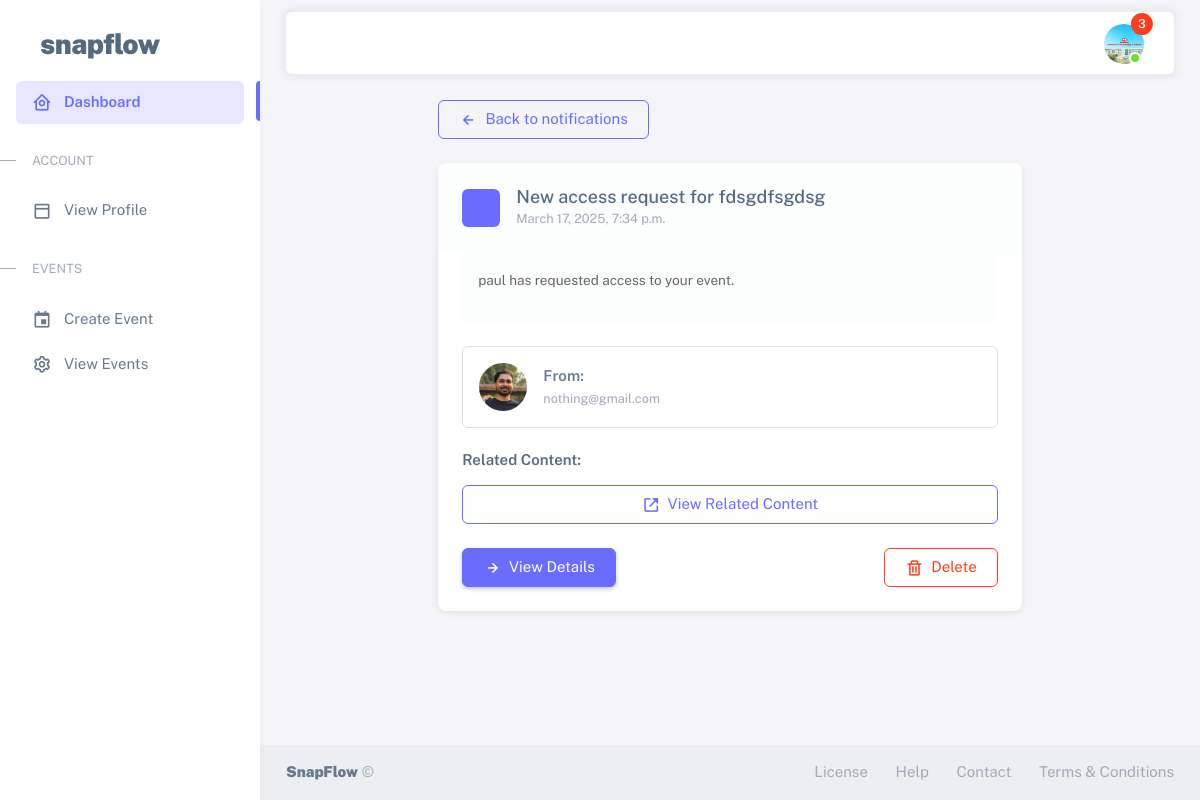
Screenshot of /notifications/121/ (signed in) with the database file from the repository.
### users/models.py (models this page shows, shortened)
class CustomUser(AbstractUser):
    class Roles(models.TextChoices):
        ORGANIZER = 'ORGANIZER', _('Event Organizer')
        PHOTOGRAPHER = 'PHOTOGRAPHER', _('Photographer')
        PARTICIPANT = 'PARTICIPANT', _('Event Participant')
    class ParticipantTypes(models.TextChoices):
        GUEST = 'GUEST', _('Guest')
        FAMILY = 'FAMILY', _('Family')
        FRIEND = 'FRIEND', _('Friend')
        WINNER = 'WINNER', _('Winner')
        OTHER = 'OTHER', _('Other')
    class PhotographerRoles(models.TextChoices):
        LEAD = 'LEAD', _('Lead Photographer')
        ASSISTANT = 'ASSISTANT', _('Assistant Photographer')
        SECONDARY = 'SECONDARY', _('Secondary Photographer')
    role = models.CharField(
        max_length=20,
        choices=Roles.choices,
        null=True,
        blank=False
    )
    avatar = models.ImageField(
        upload_to='user_avatars/',
        validators=[FileExtensionValidator(['jpg', 'jpeg', 'png'])],
        null=True,
        blank=True
    )
    phone_number = models.CharField(max_length=15, blank=True)
    company_name = models.CharField(max_length=100, blank=True)
    website = models.URLField(blank=True)
    portfolio_url = models.URLField(blank=True)
    photographer_role = models.CharField(
        max_length=20,
        choices=PhotographerRoles.choices,
        blank=True
    )
    watermark = models.ImageField(
        upload_to='photographer_watermarks/',
        validators=[FileExtensionValidator(['png'])],
        null=True,
        blank=True
    )
    participant_type = models.CharField(
        max_length=20,
        choices=ParticipantTypes.choices,
        blank=True
    )
    image_visibility = models.CharField(
        max_length=20,
        choices=[
            ('PUBLIC', 'Public'),
            ('PRIVATE', 'Private'),
            ('EVENT_ONLY', 'Event Only')
        ],
        default='PRIVATE'
    )
    blur_requested = models.BooleanField(default=False)
    remove_requested = models.BooleanField(default=False)
    is_verified = models.BooleanField(default=False)

### notifications/models.py (models this page shows, shortened)
class Notification(models.Model):
    NOTIFICATION_TYPES = (
        ('event_invite', 'Event Invitation'),
        ('photo_tag', 'Photo Tag'),
        ('comment', 'New Comment'),
        ('like', 'New Like'),
        ('new_photo', 'New Photo'),
        ('event_update', 'Event Update'),
        ('crew_assignment', 'Crew Assignment'),
        ('face_recognized', 'Face Recognized'),
        ('access_request', 'Access Request'),
        ('request_approved', 'Request Approved'),
        ('system', 'System Notification'),
    )
    recipient = models.ForeignKey(settings.AUTH_USER_MODEL, on_delete=models.CASCADE, related_name='notifications')
    from_user = models.ForeignKey(settings.AUTH_USER_MODEL, on_delete=models.SET_NULL,
                                  related_name='sent_notifications', null=True, blank=True)
    notification_type = models.CharField(max_length=30, choices=NOTIFICATION_TYPES)
    title = models.CharField(max_length=255)
    message = models.TextField()
    content_type = models.ForeignKey(ContentType, on_delete=models.CASCADE, null=True, blank=True)
    object_id = models.PositiveIntegerField(null=True, blank=True)
    content_object = GenericForeignKey('content_type', 'object_id')
    action_url = models.CharField(max_length=255, blank=True, null=True)
    is_read = models.BooleanField(default=False)
    is_email_sent = models.BooleanField(default=False)
    created_at = models.DateTimeField(auto_now_add=True)
    updated_at = models.DateTimeField(auto_now=True)
    class Meta:
        ordering = ['-created_at']
    def get_icon_class(self):
        icon_map = {
            'event_invite': 'fa-calendar-plus',
            'photo_tag': 'fa-tag',
            'comment': 'fa-comment',
            'like': 'fa-heart',
            'new_photo': 'fa-image',
            'event_update': 'fa-calendar-alt',
            'crew_assignment': 'fa-users',
            'face_recognized': 'fa-user-check',
            'access_request': 'fa-unlock-alt',
            'request_approved': 'fa-check-circle',
            'system': 'fa-bell',
        }
        return icon_map.get(self.notification_type, 'fa-bell')
    def get_absolute_url(self):
        try:
            if self.action_url and self.action_url.strip():
                return self.action_url
        except Exception as e:
            logger.error(f"Error in get_absolute_url for notification {self.id}: {e}")
            logger.error(traceback.format_exc())
            return reverse('notifications:list')
        logger.debug(f"Using default fallback URL for notification {self.id}")
        return reverse('notifications:list')

### notifications/views.py (the view, shortened to what this page needs)
# urls.py: path('<int:notification_id>/', views.notification_detail, name='detail'),
@login_required
def notification_detail(request, notification_id):
    notification = get_object_or_404(Notification, id=notification_id, recipient=request.user)
    if not notification.is_read:
        notification.is_read = True
        notification.save(update_fields=['is_read'])
    redirect_url = request.GET.get('redirect')
    content_exists = False
    try:
        if notification.content_object is not None:
            content_exists = True
    except Exception as e:
        logger.error(f"Error checking content_object for notification {notification_id}: {e}")
        content_exists = False
    return render(request, 'notifications/notification_detail.html', {
        'notification': notification,
        'content_exists': content_exists,
        'target_url': notification.get_absolute_url() if content_exists else None
    })

### notifications/context_processors.py (called while the page is built)
def notification_processor(request):
    context = {
        'unread_notifications_count': 0,
        'recent_notifications': []
    }
    if request.user.is_authenticated:
        from .models import Notification
        context['unread_notifications_count'] = Notification.objects.filter(
            recipient=request.user,
            is_read=False
        ).count()
        context['recent_notifications'] = Notification.objects.filter(
            recipient=request.user
        ).order_by('-created_at')[:5]
    return context

### templates/notifications/notification_detail.html (shortened to what this page needs)
{% extends "users/db_base.html" %}
{% block content %}
<div class="container-xxl flex-grow-1 container-p-y">
  <div class="row">
    <div class="col-md-8 mx-auto">
      <div class="mb-4">
        <a href="{% url 'notifications:list' %}" class="btn btn-outline-primary">
          <i class="bx bx-left-arrow-alt me-1"></i> Back to notifications
        </a>
      </div>
      <div class="card">
        <div class="card-header bg-light">
          <div class="d-flex align-items-center">
            <div class="avatar bg-primary text-white p-2 rounded me-3">
            </div>
            <div>
              <h5 class="card-title mb-0">{{ notification.title }}</h5>
              <small class="text-muted">{{ notification.created_at|date:"F j, Y, g:i a" }}</small>
            </div>
          </div>
        </div>
        <div class="card-body">
          <div class="notification-message p-3 bg-light rounded mb-4">
            {{ notification.message|linebreaks }}
          </div>
          {% if notification.from_user %}
          <div class="d-flex align-items-center mb-4 p-3 border rounded">
            <div class="flex-shrink-0">
              {% if notification.from_user.avatar %}
              <img class="rounded-circle" src="{{ notification.from_user.avatar.url }}" alt="" width="48" height="48">
              {% else %}
              <div class="rounded-circle d-flex align-items-center justify-content-center bg-primary text-white" style="width: 48px; height: 48px;">
                <span>{{ notification.from_user.first_name|first|default:notification.from_user.username|first }}</span>
              </div>
              {% endif %}
            </div>
            <div class="ms-3">
              <p class="mb-0 fw-semibold">
                From: {{ notification.from_user.first_name }} {{ notification.from_user.last_name }}
              </p>
              <small class="text-muted">{{ notification.from_user.email }}</small>
            </div>
          </div>
          {% endif %}
          {% if content_exists %}
            <div class="mb-4">
              <h6 class="fw-semibold mb-3">Related Content:</h6>
              {% if notification.notification_type == 'event_invite' or notification.notification_type == 'event_update' %}
                <div class="d-flex align-items-center p-3 border rounded mb-3">
                  <div class="flex-shrink-0 me-3">
                    <div class="avatar bg-info text-white p-2 rounded">
                      <i class="fa fa-calendar fa-lg"></i>
                    </div>
                  </div>
                  <div class="flex-grow-1">
                    <h6 class="mb-0">{{ notification.content_object.title }}</h6>
                    <p class="text-muted mb-2 small">
                      <i class="fa fa-clock me-1"></i> {{ notification.content_object.start_date|date:"F j, Y, g:i a" }}
                    </p>
                    <a href="{{ notification.get_absolute_url }}" class="btn btn-sm btn-outline-primary">
                      View Event
                    </a>
                  </div>
                </div>
              {% else %}
                <div class="d-grid">
                  <a href="{{ notification.get_absolute_url }}" class="btn btn-outline-primary">
                    <i class="bx bx-link-external me-1"></i> View Related Content
                  </a>
                </div>
              {% endif %}
            </div>
          {% endif %}
          <div class="d-flex justify-content-between mt-4">
            {% if content_exists %}
                <a href="{{ target_url }}" class="btn btn-primary">
                    <i class="bx bx-right-arrow-alt me-1"></i> View Details
                </a>
            {% else %}
                <div></div>
            {% endif %}
            <form method="post" action="{% url 'notifications:delete' notification.id %}" onsubmit="return confirm('Are you sure you want to delete this notification?');">
              <button type="submit" class="btn btn-outline-danger">
                <i class="bx bx-trash me-1"></i> Delete
              </button>
            </form>
          </div>
        </div>
      </div>
    </div>
  </div>
</div>
{% endblock %}

### templates/users/db_base.html (shortened to what this page needs)
{% load static %}
<!DOCTYPE html>
<html
  lang="en"
  class="light-style layout-menu-fixed"
  dir="ltr"
  data-theme="theme-default"
  data-assets-path="{% static 'users/assets/' %}"
  data-template="vertical-menu-template-free"
>
  <head>
    <link rel="stylesheet" href="{% static 'users/assets/vendor/fonts/boxicons.css' %}" />
    <link rel="stylesheet" href="{% static 'users/assets/vendor/css/core.css' %}" class="template-customizer-core-css" />
    <link rel="stylesheet" href="{% static 'users/assets/vendor/css/theme-default.css' %}" class="template-customizer-theme-css" />
    <link rel="stylesheet" href="{% static 'users/assets/css/demo.css' %}" />
    <link rel="stylesheet" href="https://cdn.jsdelivr.net/npm/bootstrap-icons/font/bootstrap-icons.css">
    <link rel="stylesheet" href="{% static 'css/notifications.css' %}">
    <link rel="stylesheet" href="{% static 'users/assets/vendor/libs/perfect-scrollbar/perfect-scrollbar.css' %}" />
    <link rel="stylesheet" href="{% static 'users/assets/vendor/libs/apex-charts/apex-charts.css' %}" />
  </head>
  <body>
    <div class="layout-wrapper layout-content-navbar">
      <div class="layout-container">
<aside id="layout-menu" class="layout-menu menu-vertical menu bg-menu-theme">
    <div class="app-brand demo">
      <a href="{% url 'home:landing' %}" class="app-brand-link">
        <span class="app-brand-text demo menu-text fw-bolder ms-2">SnapFlow</span>
      </a>
    </div>
    <ul class="menu-inner py-1">
      <li class="menu-item active">
        <a href="{% url 'users:dashboard' %}" class="menu-link">
          <i class="menu-icon tf-icons bx bx-home-circle"></i>
          <div data-i18n="Analytics">Dashboard</div>
        </a>
      </li>
      <li class="menu-header small text-uppercase">
        <span class="menu-header-text">Account</span>
      </li>
      <li class="menu-item">
        <a href="{% url 'users:profile' %}" class="menu-link">
          <i class="menu-icon tf-icons bx bx-dock-top"></i>
          <div>View Profile</div>
        </a>
      </li>
      <li class="menu-header small text-uppercase">
        <span class="menu-header-text">Events</span>
      </li>
      {% if user.role == 'ORGANIZER' %}
        <li class="menu-item">
          <a href="{% url 'events:event_create' %}" class="menu-link">
            <i class="menu-icon tf-icons bx bx-calendar-event"></i>
            <div>Create Event</div>
          </a>
        </li>
        <li class="menu-item">
          <a href="{% url 'events:event_list' %}" class="menu-link">
            <i class="menu-icon tf-icons bx bx-cog"></i>
            <div>View Events</div>
          </a>
        </li>
      {% endif %}
    </ul>
  </aside>
        <div class="layout-page">
          <nav
            class="layout-navbar container-xxl navbar navbar-expand-xl navbar-detached align-items-center bg-navbar-theme"
            id="layout-navbar"
          >
            <div class="navbar-nav-right d-flex align-items-center" id="navbar-collapse">
              <ul class="navbar-nav flex-row align-items-center ms-auto">
<li class="nav-item navbar-dropdown dropdown-user dropdown">
  <a class="nav-link dropdown-toggle hide-arrow position-relative" href="{% url 'users:profile'  %}" data-bs-toggle="dropdown">
    <div class="avatar avatar-online">
      <img src="{{ user.avatar.url }}" alt class="w-px-40 h-px-40 rounded-circle object-fit-cover" />
      {% if unread_notifications_count > 0 %}
        <span class="position-absolute top-0 start-100 translate-middle badge rounded-pill bg-danger">
          {% if unread_notifications_count > 99 %}99+{% else %}{{ unread_notifications_count }}{% endif %}
        </span>
      {% endif %}
    </div>
  </a>
</li>
              </ul>
            </div>
          </nav>
        {% block content %}{% endblock content %}
              <section id="basic-footer">
                <footer class="footer bg-light">
                  <div
                    class="container-fluid d-flex flex-md-row flex-column justify-content-between align-items-md-center gap-1 container-p-x py-3"
                  >
                    <div>
                      <a
                        href="https://themeselection.com/demo/sneat-bootstrap-html-admin-template/landing/"
                        target="_blank"
                        class="footer-text fw-bolder"
                        >SnapFlow</a
                      >
                      ©
                    </div>
                    <div>
                      <a href="{% url 'home:maintanance' %}" class="footer-link me-4" target="_blank">License</a>
                      <a href="{% url 'home:maintanance' %}" class="footer-link me-4">Help</a>
                      <a href="{% url 'home:maintanance' %}" class="footer-link me-4">Contact</a>
                      <a href="{% url 'home:maintanance' %}" class="footer-link">Terms &amp; Conditions</a>
                    </div>
                  </div>
                </footer>
              </section>
          </div>
        </div>
      </div>
  </body>
</html>

### static/users/assets/css/demo.css (style rules this page uses)
.menu .app-brand.demo { height: 64px; margin-top: 12px; }
.app-brand-text.demo { font-size: 1.75rem; letter-spacing: -0.5px; text-transform: lowercase; }

### static/css/notifications.css (style rules this page uses)
.notification-message { font-size: 0.85rem; color: #666; margin-bottom: 0.25rem; }

### rows the page displays
CustomUser: avatar (picture)
Notification: title "New access request for fdsgdfsgdsg", created_at "March 17, 2025, 7:34 p.m.", message "paul has requested access to your event.", from_user.avatar (picture), from_user.email "nothing@gmail.com"

### other values shown
{{ unread_notifications_count }} "3"
